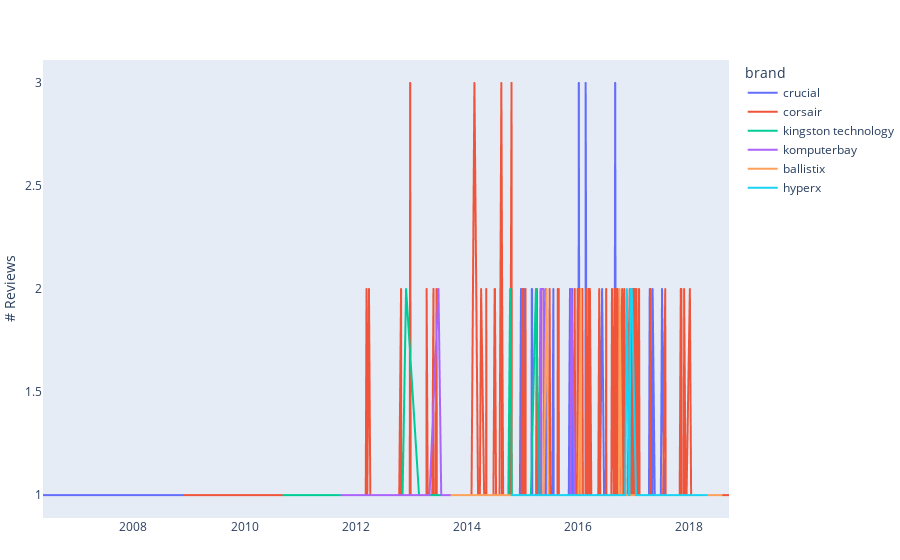

Source (notebook cell):
### Code cell
data_df = pd.read_json(asum_output_dir / "reviews_sentiments.json.gz")
data_df = data_df[
    data_df["brand"].isin(list(data_df["brand"].value_counts()[:100].index))
]

category_df = data_df[data_df["category"] == "Memory"]
category_df = category_df[category_df["brand"] != "corsair"]

# competitors
competitors = list(category_df["brand"].value_counts().index)[:5] + ["corsair"]

competitors_df = data_df[data_df["brand"].isin(competitors)]

# negative sentiment in time
sentiments_count = (
    competitors_df[competitors_df["sentiment"] == "negative"]
    .groupby(["timestamp", "brand"])["sentiment"]
    .value_counts()
)
sentiments_df = (
    pd.DataFrame(sentiments_count).rename(columns={"sentiment": "count"}).reset_index()
)

fig4 = px.line(
    sentiments_df,
    x="timestamp",
    y="count",
    color="brand",
    # title="Sentiment Over Time",
)
fig4.update_xaxes(
    showgrid=False,
    title_text="",
    # range=list(map(lambda x: datetime.datetime(x, 1, 1), years)),
)
fig4.update_yaxes(showgrid=False, title_text="# Reviews")
fig4.update_layout({"margin": dict(l=0, r=0, b=0)})
fig4
